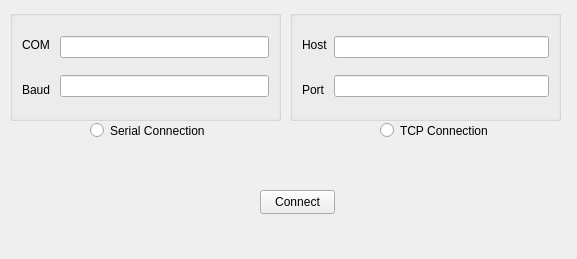
<?xml version="1.0" encoding="UTF-8"?>
<ui version="4.0">
 <class>ConnectionDialog</class>
 <widget class="QWidget" name="ConnectionDialog">
  <property name="geometry">
   <rect>
    <x>0</x>
    <y>0</y>
    <width>577</width>
    <height>259</height>
   </rect>
  </property>
  <property name="windowTitle">
   <string>Form</string>
  </property>
  <widget class="QRadioButton" name="serialRadioButton">
   <property name="geometry">
    <rect>
     <x>90</x>
     <y>120</y>
     <width>131</width>
     <height>21</height>
    </rect>
   </property>
   <property name="text">
    <string>Serial Connection</string>
   </property>
  </widget>
  <widget class="QGroupBox" name="serialGroupBox">
   <property name="geometry">
    <rect>
     <x>10</x>
     <y>10</y>
     <width>271</width>
     <height>111</height>
    </rect>
   </property>
   <property name="title">
    <string/>
   </property>
   <layout class="QHBoxLayout" name="horizontalLayout">
    <item>
     <layout class="QVBoxLayout" name="verticalLayout_2">
      <item>
       <widget class="QLabel" name="label">
        <property name="text">
         <string>COM </string>
        </property>
       </widget>
      </item>
      <item>
       <widget class="QLabel" name="label_2">
        <property name="text">
         <string>Baud</string>
        </property>
       </widget>
      </item>
     </layout>
    </item>
    <item>
     <layout class="QVBoxLayout" name="verticalLayout">
      <item>
       <widget class="QLineEdit" name="comLineEdit"/>
      </item>
      <item>
       <widget class="QLineEdit" name="comBaudLineEdit"/>
      </item>
     </layout>
    </item>
   </layout>
  </widget>
  <widget class="QRadioButton" name="tcpRadioButton">
   <property name="geometry">
    <rect>
     <x>380</x>
     <y>120</y>
     <width>121</width>
     <height>21</height>
    </rect>
   </property>
   <property name="text">
    <string>TCP Connection</string>
   </property>
  </widget>
  <widget class="QGroupBox" name="tcpGroupBox">
   <property name="geometry">
    <rect>
     <x>290</x>
     <y>10</y>
     <width>271</width>
     <height>111</height>
    </rect>
   </property>
   <property name="title">
    <string/>
   </property>
   <layout class="QHBoxLayout" name="horizontalLayout_2">
    <item>
     <layout class="QVBoxLayout" name="verticalLayout_3">
      <item>
       <widget class="QLabel" name="label_3">
        <property name="text">
         <string>Host</string>
        </property>
       </widget>
      </item>
      <item>
       <widget class="QLabel" name="label_4">
        <property name="text">
         <string>Port</string>
        </property>
       </widget>
      </item>
     </layout>
    </item>
    <item>
     <layout class="QVBoxLayout" name="verticalLayout_4">
      <item>
       <widget class="QLineEdit" name="tcpHostLineEdit"/>
      </item>
      <item>
       <widget class="QLineEdit" name="tcpPortLineEdit"/>
      </item>
     </layout>
    </item>
   </layout>
  </widget>
  <widget class="QPushButton" name="connectPushButton">
   <property name="geometry">
    <rect>
     <x>260</x>
     <y>190</y>
     <width>75</width>
     <height>24</height>
    </rect>
   </property>
   <property name="text">
    <string>Connect</string>
   </property>
  </widget>
 </widget>
 <resources/>
 <connections/>
</ui>
